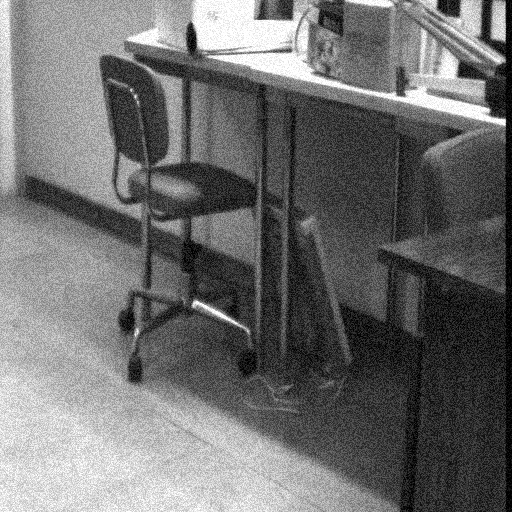
#> input picture imagenes/sillagauss.bmp, 512 x 512 px
$ jupyter execute pc22023iiv1_3.ipynb
#> lines starting #> are read from the running program, lines starting #| are printed output that depends on the picture; after the words box and inside, x2 and y2 are one past the last pixel; in counts of white or black regions, pixels touching at a corner belong together
## Procesamiento de Imágenes Digitales

Inteligencia Artificial 2023 II <br>
Practica Calificada 2, parte práctica de la evaluación (12 puntos).

**Integrantes:**

1. Cueva Llanos, Lubeliz             20180178B
2. Flores Berrocal, Anthony Aldair   20180037J

**Nota**: Tomando como base los ejercicios desarrollados en la practica calificada 1, reponder las siguientes preguntas

## Objetivos

Los objetivos de esta práctica son:

* Desarrollar y analizar rutinas de transformaciones puntuales en el procesamiento de imágenes.
* Repasar conceptos clave en el filtrado de imágenes y programar rutinas para suavizar y resaltar bordes.

## Requerimientos

Se necesita disponer del siguiente software:
* Python 3.X
* Las siguientes librerias científicas de Python: NumPy, SciPy, y Matplotlib.
* OpenCV.

## Transformaciones puntuales

**Ejercicio 6.** Aplica el filtro de la mediana a las imágenes
``sillagauss.bmp`` y ``sillaimp.bmp``  utilizando diversos tamaños de ventana. . Muestra y discute los resultados. Compara tus resultados con los obtenidos en el Ejercicio 3 (de la pc1) o comparalos con los obtenidos utilizando el filtro gaussiano de opencv ``cv2.GaussianBlur()``

Para llevar a cabo este ejercicio, se dispondrá de varias opciones. Puedes emplear la función ``cv2.medianBlur()`` de OpenCV, la función ``scipy.ndimage.median_filter()`` de SciPy  o incluso crear una función personalizada llamada ``mediana(img, n)`` y aplicarla a la imagen con la función ``scipy.ndimage.filters()``. Esto permitirá experimentar con diferentes enfoques para la aplicación del filtro de la mediana y evaluar su eficacia en la eliminación del ruido en las imágenes."

[cell 1]
import cv2
import numpy as np
import matplotlib.pyplot as plt

# Leer las imágenes
sillagauss = cv2.imread('imagenes/sillagauss.bmp', cv2.IMREAD_GRAYSCALE)
#> sillagauss is the input picture: shape (512, 512); min 0, max 255, mean 110.7
sillaimp = cv2.imread('imagenes/sillaimp.bmp', cv2.IMREAD_GRAYSCALE)
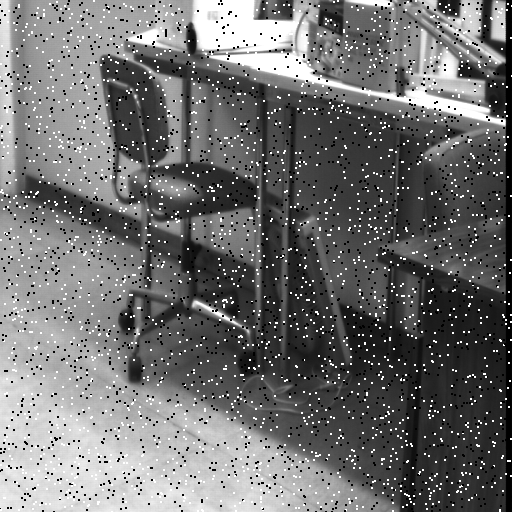
#> input picture imagenes/sillaimp.bmp, 512 x 512 px
#> sillaimp is the input picture: shape (512, 512); min 0, max 255, mean 112.2

# Tamaños de ventana para el filtro de la mediana
window_sizes = [1, 3, 5, 7, 19]

# (1) Aplicar el filtro de la mediana con cv2.medianBlur
print("APLICACION DEL FILTRO DE LA MEDIANA PARA COMPARAR:")
for size in window_sizes:
    median_sillagauss = cv2.medianBlur(sillagauss, size)
    median_sillaimp = cv2.medianBlur(sillaimp, size)

    plt.figure(figsize=(10, 5))

    plt.subplot(1, 2, 1)
    plt.title(f'Median Filter (Window size={size}) - sillagauss')
    plt.imshow(median_sillagauss, cmap='gray')

    plt.subplot(1, 2, 2)
    plt.title(f'Median Filter (Window size={size}) - sillaimp')
    plt.imshow(median_sillaimp, cmap='gray')

    plt.show()
#> this loop made 5 passes
#> pass 1, `plt.show()`:
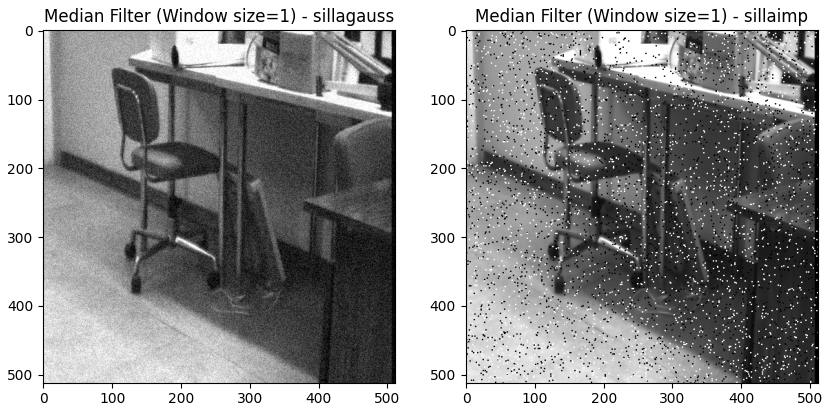
#> figure drawn by matplotlib, 2 panels
#> pass 2, `median_sillaimp = cv2.medianBlur(sillaimp, size)`:
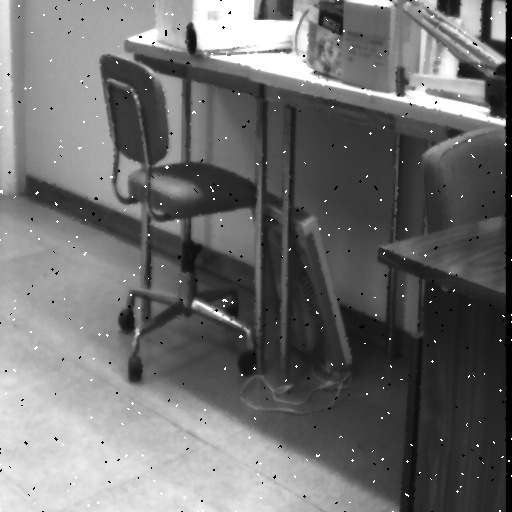
#> median_sillaimp: shape (512, 512); min 0, max 255, mean 111
#> pass 2, `plt.show()`:
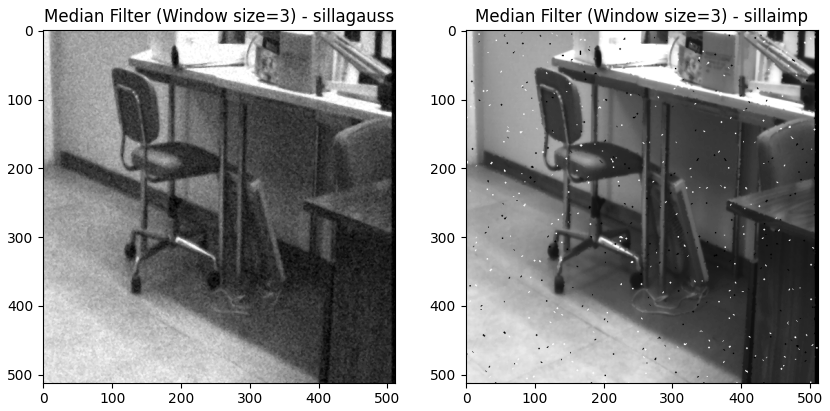
#> figure drawn by matplotlib, 2 panels

# (2) Aplicar el filtro gaussiano usando GaussianBlur de opencv para comparar
print("APLICACION DEL FILTRO GAUSSIANO PARA COMPARAR:")
gaussian_sillagauss = cv2.GaussianBlur(sillagauss, (27, 27), 0)
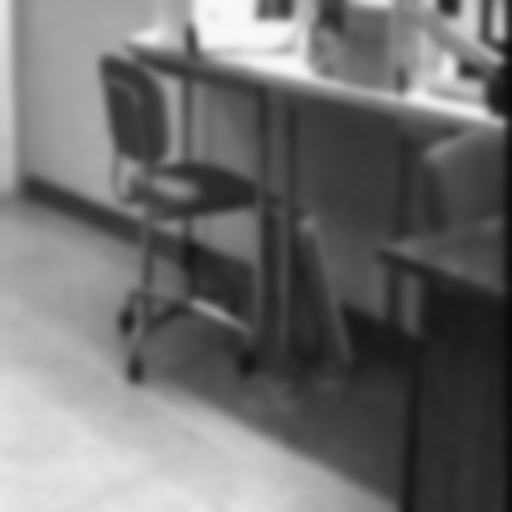
#> gaussian_sillagauss: shape (512, 512); min 10, max 250, mean 110.7
gaussian_sillaimp = cv2.GaussianBlur(sillaimp, (17, 17), 0)
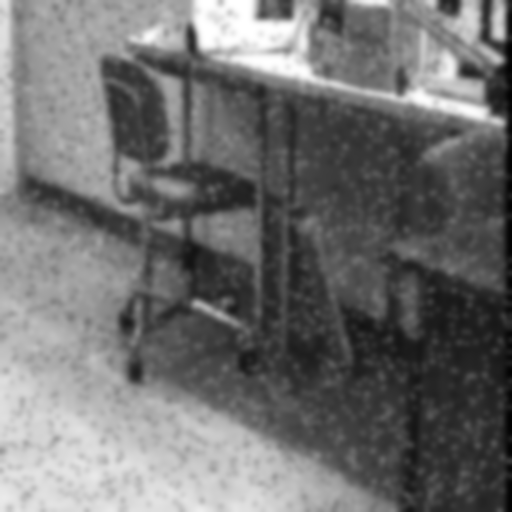
#> gaussian_sillaimp: shape (512, 512); min 2, max 255, mean 112.2

plt.figure(figsize=(10, 5))

plt.subplot(1, 2, 1)
plt.title('Gaussian Filter - sillagauss')
plt.imshow(gaussian_sillagauss, cmap='gray')

plt.subplot(1, 2, 2)
plt.title('Gaussian Filter - sillaimp')
plt.imshow(gaussian_sillaimp, cmap='gray')

plt.show()

**Ejercicio 7.** Usa la funcion ``cv2.bilateralFilter()`` de OpenCV p para llevar a cabo el filtrado bilateral de una imagen. Selecciona cuidadosamente los parámetros apropiados y aplícalo tanto a las imágenes ``sillagauss.bmp`` y ``sillaimp.bmp``, así como a otras de tu elección.

En el contexto del filtrado bilateral,  $\sigma_r$ a la varianza de la gaussiana que controla la ponderación debida a la diferencia entre los valores de los píxeles, mientras que $\sigma_s$ a la varianza de la gaussiana que controla la ponderación debida a la posición de los píxeles. A continuación, se plantean algunas interrogantes:
* ¿¿Cuál es el comportamiento del filtro bilateral cuando la varianza $\sigma_r$ es muy elevada? ¿En este caso qué ocurre si $\sigma_s$ es alta o baja?
* ¿Cómo se comporta el filtro cuando $\sigma_r$ es muy baja? ¿En este caso cómo se comporta el filtro dependiendo si $\sigma_s$ es alta o baja?

Se espera que se muestren y discutan los resultados obtenidos al variar los valores de los parámetros y al aplicar el filtro sucesivamente en múltiples ocasiones. Compáralos con los obtenidos en los Ejercicios 3 (de la pc1) y 6 (de esta pc) para evaluar su efectividad en la mejora de la calidad de las imágenes.

[cell 2]
import cv2
import matplotlib.pyplot as plt

def apply_bilateral_filter(image_path, sigma_r, sigma_space):
    image = cv2.imread(image_path, cv2.IMREAD_COLOR)
    image = cv2.cvtColor(image, cv2.COLOR_BGR2RGB)

## bilateralFilter()
# src       	Source 8-bit or floating-point, 1-channel or 3-channel image.
# dst       	Destination image of the same size and type as src .
# d     	    Diameter of each pixel neighborhood that is used during filtering. If it is non-positive, it is computed from sigmaSpace.
# sigmaColor    Filter sigma in the color space. A larger value of the parameter means that farther colors within the pixel neighborhood (see sigmaSpace) will be mixed together, resulting in larger areas of semi-equal color.
# sigmaSpace    Filter sigma in the coordinate space. A larger value of the parameter means that farther pixels will influence each other as long as their colors are close enough (see sigmaColor ). When d>0, it specifies the neighborhood size regardless of sigmaSpace. Otherwise, d is proportional to sigmaSpace.
# borderType    border mode used to extrapolate pixels outside of the image, see BorderTypes
    filtered_image = cv2.bilateralFilter(image, d=19, sigmaColor=sigma_r, sigmaSpace=sigma_space)

    plt.subplot(1, 2, 1)
    plt.title('Original Image')
    plt.imshow(image)
    plt.axis('off')

    plt.subplot(1, 2, 2)
    plt.title(f'Filtered Image\nSigma Color: {sigma_r}, Sigma Space: {sigma_space}')
    plt.imshow(filtered_image)
    plt.axis('off')

    plt.show()

print("IMAGEN ORIGINAL sillaimp.bpm")
#image_path = "imagenes/sillagauss.bmp"
image_path = "imagenes/sillaimp.bmp"
image = cv2.imread(image_path, cv2.IMREAD_COLOR)
image = cv2.cvtColor(image, cv2.COLOR_BGR2RGB)
#plt.subplot(2, 4, 2)
plt.title('Original Image')
plt.imshow(image)
plt.axis('off')
#> Out = (-0.5, 511.5, 511.5, -0.5)

[cell 3]
print("1. SIGMA R ELEVADO")
print("1.1 Sigma S elevado")
print("Comentarios: Cuando ambos (σ_s y σ_r) son grandes, la imagen se ve muy suavizada, con bordes y detalles menos definidos.")
print("El ruido se reduce significativamente, pero la imagen pierde detalles. Es decir, el suavisado es general y no se aprecia adecuadamente la image.")
apply_bilateral_filter(image_path, sigma_r=1000000, sigma_space=1000000)

[cell 4]
print("Sigma r elevado y Sigma S bajo:")
print("Comentarios: Cuando σ_s es pequeño y σ_r es alto), la imagen se ve más nítida en general, con el ruido reducido de manera")
print("efectiva pero sin perder muchos detallles. En comparación con la imagen anterior, aquí se aprecia mejor los detalles de la imagen.")
print("Del evento se destaca que estamos ante un caso de reducción de ruido sutil.")
apply_bilateral_filter(image_path, sigma_r=1000000, sigma_space=5)

[cell 5]
print("2. SIGMA R BAJO")
print("2.1 Sigma S elevado")
print("Comentarios: Con σ_s grande y σ_r pequeño, la imagen mantiene sus bordes nítidos y detalles, pero el ruido se reducirá en menor medida. Es decir, se tiene una preservación de bordes.")
apply_bilateral_filter(image_path, sigma_r=5, sigma_space=1000000)

[cell 6]
print("2.2 Sigma S bajo")
print("Comentarios: Cuando ambos sigma son pequeños, las variaciones no son notables.")
apply_bilateral_filter(image_path, sigma_r=5, sigma_space=5)

## Transformada Hough

**Ejercicio 8.** Emplea la transformada Hough para encontrar segmentos rectilíneos en la imagen ``pasillo.jpg``. Para extraer los bordes de la imagen puedes utilizar las funciones escritas en los ejercicios 3 y 4 (de la pc1) o usar algunas de las funciones que tiene opencv para extraer bordes (por ejemplo ``cv2.Canny``. Si usas esta función de openCV como ``cv2.Canny`` explica por qué pusiste los  valores de los parámetros que empleaste.) Utiliza la función ``cv2.HoughLinesP()`` de OpenCV.

Es fundamental realizar un análisis exhaustivo del rendimiento del algoritmo para diferentes valores de los parámetros de la función de transformada de Hough, así como para evaluar los efectos de los filtros utilizados en la extracción de bordes. Discute estos resultados. Pinta los resultados sobre la imagen (puedes guiarte como ejemplo de lo mostrado en, https://docs.opencv.org/3.0-beta/doc/py_tutorials/py_imgproc/py_houghlines/py_houghlines.html).

[cell 7]
import cv2
import numpy as np
import matplotlib.pyplot as plt

# Leer la imagen
img = cv2.imread('imagenes/pasillo.jpg')
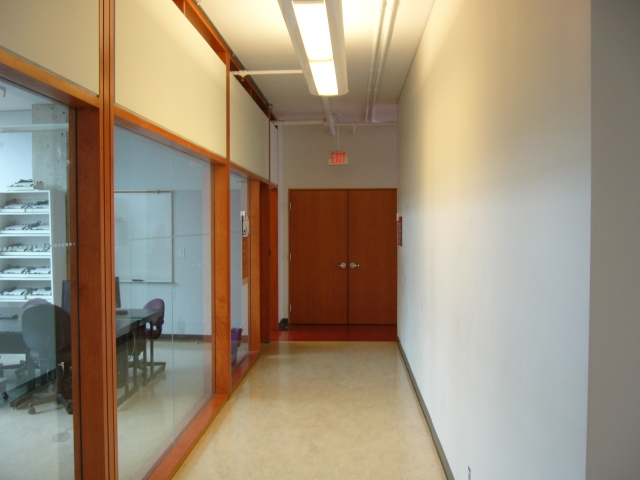
#> input picture imagenes/pasillo.jpg, 640 x 480 px
#> img is the input picture: shape (480, 640, 3); mean B, G, R 121.7, 142.5, 157.1
gray = cv2.cvtColor(img, cv2.COLOR_BGR2GRAY)
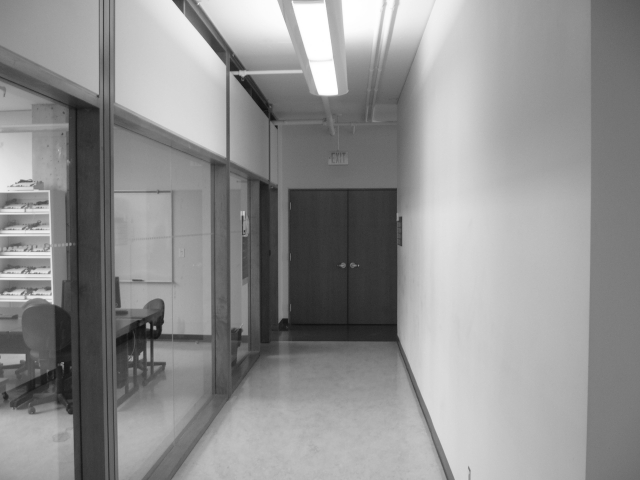
#> gray: shape (480, 640); min 15, max 255, mean 144.5

# Detección de bordes usando Canny
edges = cv2.Canny(gray, 100, 200, apertureSize=3)
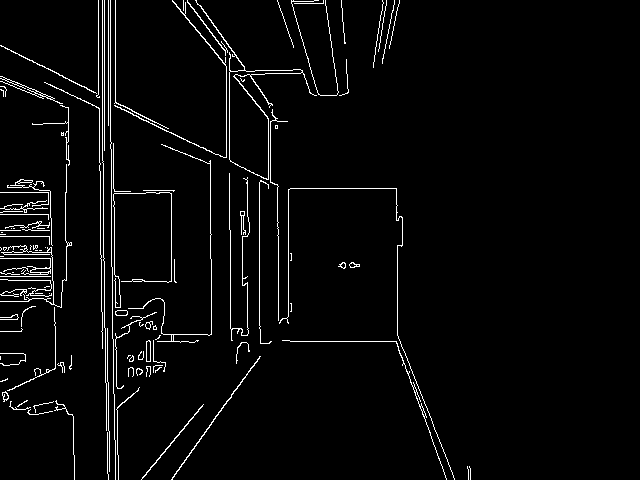
#> edges: shape (480, 640); 3.3% white in thin lines or dots, all inside (x1, y1, x2, y2) = (0, 0, 471, 480)

# Transformada de Hough
lines = cv2.HoughLinesP(edges, 1, np.pi / 180, threshold=10, minLineLength=20, maxLineGap=10)
#> lines = 218 rows, first 6: [114, 394, 114, 425], [110, 148, 110, 0], [102, 348, 102, 312], [108, 382, 109, 471], [290, 341, 400, 341], [117, 429, 118, 466]

# Dibujar líneas en la imagen original
for line in lines:
    x1, y1, x2, y2 = line[0]
    cv2.line(img, (x1, y1), (x2, y2), (0, 255, 0), 2)
#> this loop made 218 passes
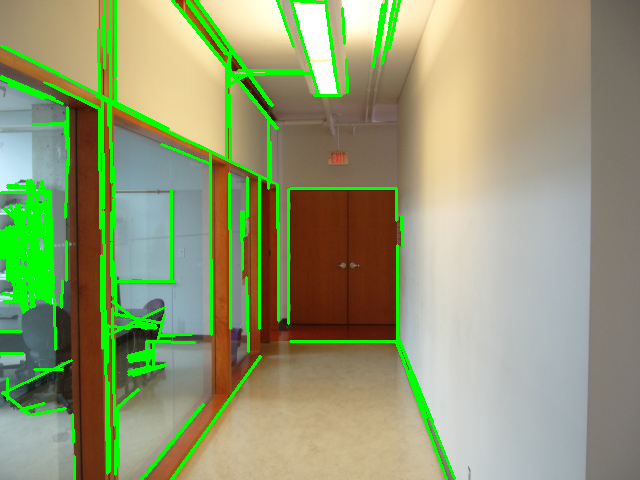
#> img: shape (480, 640, 3); 8.49% of pixels changed, all inside (x1, y1, x2, y2) = (0, 0, 456, 480)

plt.title('Transformada de Hough')
plt.imshow(img)
plt.axis('off')
#> Out = (-0.5, 639.5, 479.5, -0.5)
